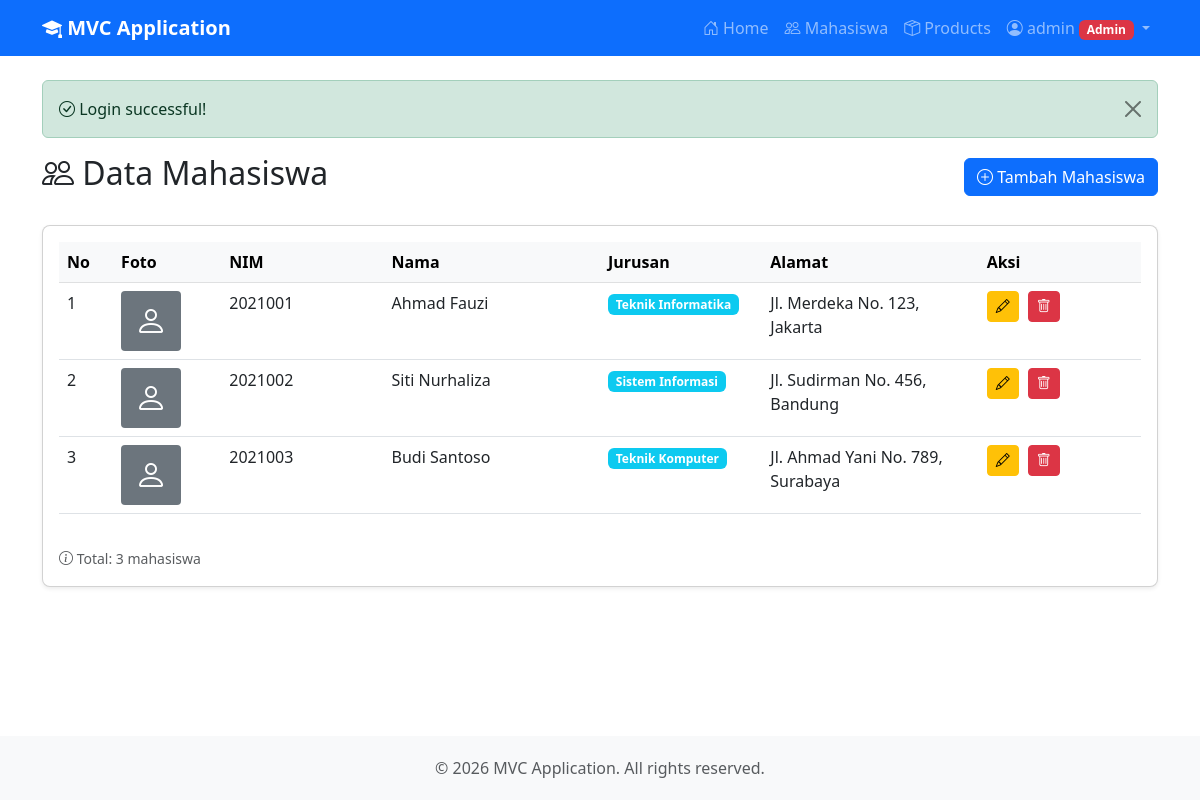
The page /index.php?page=mahasiswa (signed in) on the database its author committed.
### tables this page shows
CREATE TABLE IF NOT EXISTS mahasiswa (
    id INT AUTO_INCREMENT PRIMARY KEY,
    nim VARCHAR(20) UNIQUE NOT NULL,
    name VARCHAR(100) NOT NULL,
    jurusan VARCHAR(100) NOT NULL,
    foto VARCHAR(255) DEFAULT NULL,
    alamat TEXT NOT NULL,
    created_at TIMESTAMP DEFAULT CURRENT_TIMESTAMP,
    updated_at TIMESTAMP DEFAULT CURRENT_TIMESTAMP ON UPDATE CURRENT_TIMESTAMP
);

### controllers/MahasiswaController.php (called while the page is built, shortened)
<?php
class MahasiswaController {
    private $mahasiswaModel;
    public function __construct($db) {
        $this->mahasiswaModel = new Mahasiswa($db);
    }
    public function index() {
        $mahasiswaList = $this->mahasiswaModel->getAll();
        require_once 'views/layouts/header.php';
        require_once 'views/mahasiswa/index.php';
        require_once 'views/layouts/footer.php';
    }
}

### config/app.php (called while the page is built, shortened)
<?php
function isAdmin() {
    return isset($_SESSION['role']) && $_SESSION['role'] === 'admin';
}

### models/Mahasiswa.php (called while the page is built, shortened)
<?php
class Mahasiswa {
    private $conn;
    private $table = 'mahasiswa';
    public function __construct($db) {
        $this->conn = $db;
    }
    public function getAll() {
        $query = "SELECT * FROM {$this->table} ORDER BY created_at DESC";
        $result = $this->conn->query($query);
        return $result->fetch_all(MYSQLI_ASSOC);
    }
}

### views/mahasiswa/index.php (the view)
<div class="row">
    <div class="col-12">
        <div class="d-flex justify-content-between align-items-center mb-4">
            <h2>
                <i class="bi bi-people"></i> Data Mahasiswa
            </h2>
            <a href="index.php?page=mahasiswa&action=create" class="btn btn-primary">
                <i class="bi bi-plus-circle"></i> Tambah Mahasiswa
            </a>
        </div>
    </div>
</div>
<div class="row">
    <div class="col-12">
        <div class="card">
            <div class="card-body">
                <?php if (empty($mahasiswaList)): ?>
                    <div class="text-center py-5">
                        <i class="bi bi-inbox" style="font-size: 4rem; color: #ccc;"></i>
                        <h5 class="mt-3 text-muted">Belum ada data mahasiswa</h5>
                        <p class="text-muted">Klik tombol "Tambah Mahasiswa" untuk menambahkan data</p>
                    </div>
                <?php else: ?>
                    <div class="table-responsive">
                        <table class="table table-hover">
                            <thead class="table-light">
                                <tr>
                                    <th width="5%">No</th>
                                    <th width="10%">Foto</th>
                                    <th width="15%">NIM</th>
                                    <th width="20%">Nama</th>
                                    <th width="15%">Jurusan</th>
                                    <th width="20%">Alamat</th>
                                    <?php if (isAdmin()): ?>
                                        <th width="15%">Aksi</th>
                                    <?php endif; ?>
                                </tr>
                            </thead>
                            <tbody>
                                <?php foreach ($mahasiswaList as $index => $mahasiswa): ?>
                                    <tr>
                                        <td><?= $index + 1 ?></td>
                                        <td>
                                            <?php if ($mahasiswa['foto']): ?>
                                                <img src="public/uploads/<?= $mahasiswa['foto'] ?>"
                                                     alt="Foto"
                                                     class="img-thumbnail"
                                                     style="width: 60px; height: 60px; object-fit: cover;">
                                            <?php else: ?>
                                                <div class="bg-secondary text-white d-flex align-items-center justify-content-center"
                                                     style="width: 60px; height: 60px; border-radius: 4px;">
                                                    <i class="bi bi-person" style="font-size: 2rem;"></i>
                                                </div>
                                            <?php endif; ?>
                                        </td>
                                        <td><?= htmlspecialchars($mahasiswa['nim']) ?></td>
                                        <td><?= htmlspecialchars($mahasiswa['name']) ?></td>
                                        <td>
                                            <span class="badge bg-info">
                                                <?= htmlspecialchars($mahasiswa['jurusan']) ?>
                                            </span>
                                        </td>
                                        <td><?= htmlspecialchars($mahasiswa['alamat']) ?></td>
                                        <?php if (isAdmin()): ?>
                                            <td class="table-actions">
                                                <a href="index.php?page=mahasiswa&action=edit&id=<?= $mahasiswa['id'] ?>"
                                                   class="btn btn-sm btn-warning" title="Edit">
                                                    <i class="bi bi-pencil"></i>
                                                </a>
                                                <a href="javascript:void(0)"
                                                   onclick="confirmDelete('index.php?page=mahasiswa&action=delete&id=<?= $mahasiswa['id'] ?>', 'mahasiswa')"
                                                   class="btn btn-sm btn-danger" title="Hapus">
                                                    <i class="bi bi-trash"></i>
                                                </a>
                                            </td>
                                        <?php endif; ?>
                                    </tr>
                                <?php endforeach; ?>
                            </tbody>
                        </table>
                    </div>
                    <div class="mt-3">
                        <small class="text-muted">
                            <i class="bi bi-info-circle"></i> Total: <?= count($mahasiswaList) ?> mahasiswa
                        </small>
                    </div>
                <?php endif; ?>
            </div>
        </div>
    </div>
</div>

### views/layouts/header.php (style rules this page uses)
body { min-height: 100vh; display: flex; flex-direction: column; }
.card { box-shadow: 0 0.125rem 0.25rem rgba(0,0,0,0.075); border-radius: 0.5rem; }
.table-actions a { margin-right: 5px; }

### rows shown on the page
mahasiswa: nim "2021001", name "Ahmad Fauzi", jurusan "Teknik Informatika", alamat "Jl. Merdeka No. 123, Jakarta"
mahasiswa: nim "2021002", name "Siti Nurhaliza", jurusan "Sistem Informasi", alamat "Jl. Sudirman No. 456, Bandung"
mahasiswa: nim "2021003", name "Budi Santoso", jurusan "Teknik Komputer", alamat "Jl. Ahmad Yani No. 789, Surabaya"

### other values the page prints
APP_NAME "MVC Application"
$_SESSION['username'] "admin"
$_SESSION['success'] "Login successful!"
count($mahasiswaList) "3"
